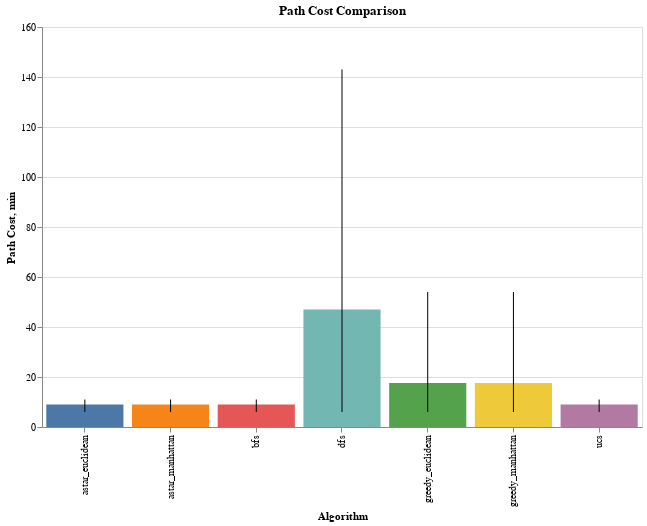

Notebook code cell kept with this figure:
### Code cell
create_performance_charts(
    sim_results_graph, metric='path_cost', title='Path Cost Comparison')

### Figure 1 — Vega-Lite specification as saved in the notebook (floating-point values rounded to 4 significant figures)
{"config": {"view": {"continuousWidth": 300, "continuousHeight": 300}}, "layer": [{"mark": {"type": "bar"}, "encoding": {"color": {"field": "algorithm", "legend": null, "type": "nominal"}, "x": {"field": "algorithm", "sort": null, "title": "Algorithm", "type": "nominal"}, "y": {"field": "mean", "title": "Path Cost", "type": "quantitative"}}}, {"mark": {"type": "errorbar"}, "encoding": {"x": {"field": "algorithm", "type": "nominal"}, "y": {"field": "min", "type": "quantitative"}, "y2": {"field": "max"}}}], "data": {"name": "data-b2877948942d969e9ea07dab333efaae"}, "height": 400, "title": "Path Cost Comparison", "width": 600, "$schema": "https://vega.github.io/schema/vega-lite/v5.20.1.json", "datasets": {"data-b2877948942d969e9ea07dab333efaae": [{"algorithm": "astar_euclidean", "mean": 9.0, "median": 9.0, "std": 2.121, "min": 6, "max": 11}, {"algorithm": "astar_manhattan", "mean": 9.0, "median": 9.0, "std": 2.121, "min": 6, "max": 11}, {"algorithm": "bfs", "mean": 9.0, "median": 9.0, "std": 2.121, "min": 6, "max": 11}, {"algorithm": "dfs", "mean": 47.0, "median": 11.0, "std": 59.4, "min": 6, "max": 143}, {"algorithm": "greedy_euclidean", "mean": 17.6, "median": 9.0, "std": 20.43, "min": 6, "max": 54}, {"algorithm": "greedy_manhattan", "mean": 17.6, "median": 9.0, "std": 20.43, "min": 6, "max": 54}, {"algorithm": "ucs", "mean": 9.0, "median": 9.0, "std": 2.121, "min": 6, "max": 11}]}}
